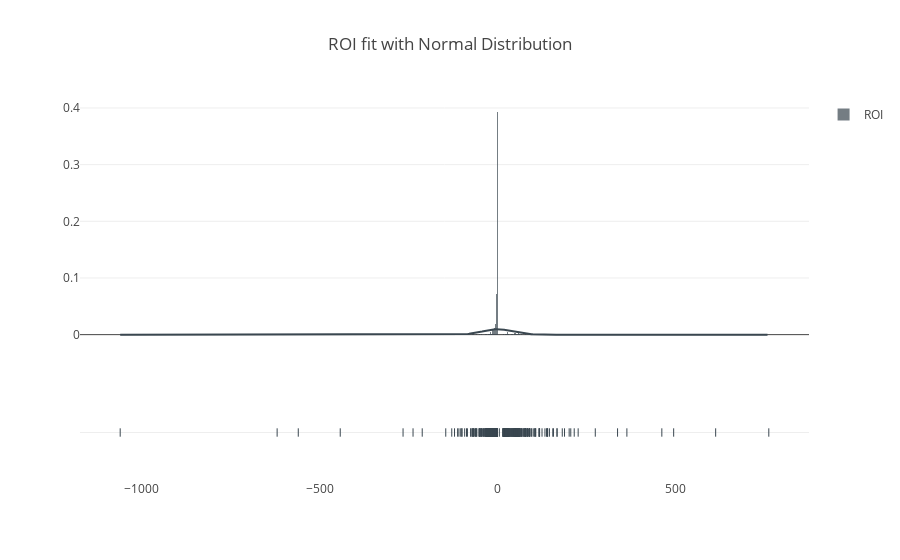

Write notebook code for a chart like this one.
### Markdown cell above
### Trying to fit probality distributions to data

### Code cell
import plotly.plotly as py
import plotly.figure_factory as ff

import numpy as np

x1 = df['Profit'].tolist()
  
hist_data = [x1]

group_labels = ['Profit']

colors = ['#3A4750', '#F64E8B']

# Create distplot with curve_type set to 'normal'
fig = ff.create_distplot(hist_data, group_labels, bin_size=.5, curve_type='normal', colors=colors)

# Add title
fig['layout'].update(title='Profit fit with Normal Distribution')
iplot(fig, filename='Profit fit with Normal Curve')

### Figure 1 — Plotly figure (JSON) as saved in the notebook; plotly's stock layout.template omitted (floating-point values rounded to 4 significant figures; data arrays with more than 128 entries replaced by an {"elided": "..."} marker saying what was removed)
{"data": [{"autobinx": false, "histnorm": "probability density", "legendgroup": "ROI", "marker": {"color": "#3A4750"}, "name": "ROI", "opacity": 0.7, "type": "histogram", "x": {"elided": "3054 float values"}, "xaxis": "x1", "xbins": {"end": 762.4, "size": 0.5, "start": -1060.0}, "yaxis": "y1"}, {"legendgroup": "ROI", "marker": {"color": "#3A4750"}, "mode": "lines", "name": "ROI", "showlegend": false, "type": "scatter", "x": {"elided": "500 float values"}, "xaxis": "x1", "y": {"elided": "500 float values"}, "yaxis": "y1"}, {"legendgroup": "ROI", "marker": {"color": "#3A4750", "symbol": "line-ns-open"}, "mode": "markers", "name": "ROI", "showlegend": false, "text": null, "type": "scatter", "x": {"elided": "3054 float values"}, "xaxis": "x1", "y": {"elided": "3054 str values"}, "yaxis": "y2"}], "layout": {"barmode": "overlay", "hovermode": "closest", "legend": {"traceorder": "reversed"}, "title": "ROI fit with Normal Distribution", "xaxis1": {"anchor": "y2", "domain": [0, 1], "zeroline": false}, "yaxis1": {"anchor": "free", "domain": [0.35, 1], "position": 0}, "yaxis2": {"anchor": "x1", "domain": [0, 0.25], "dtick": 1, "showticklabels": false}}}
